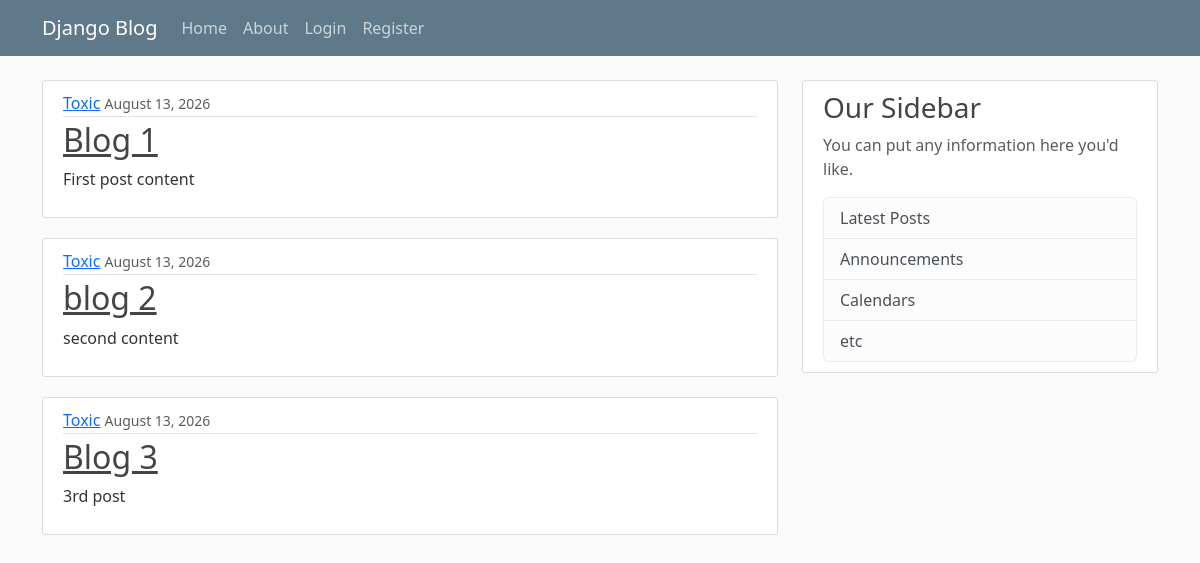
/, run on an earlier commit of the app's database.
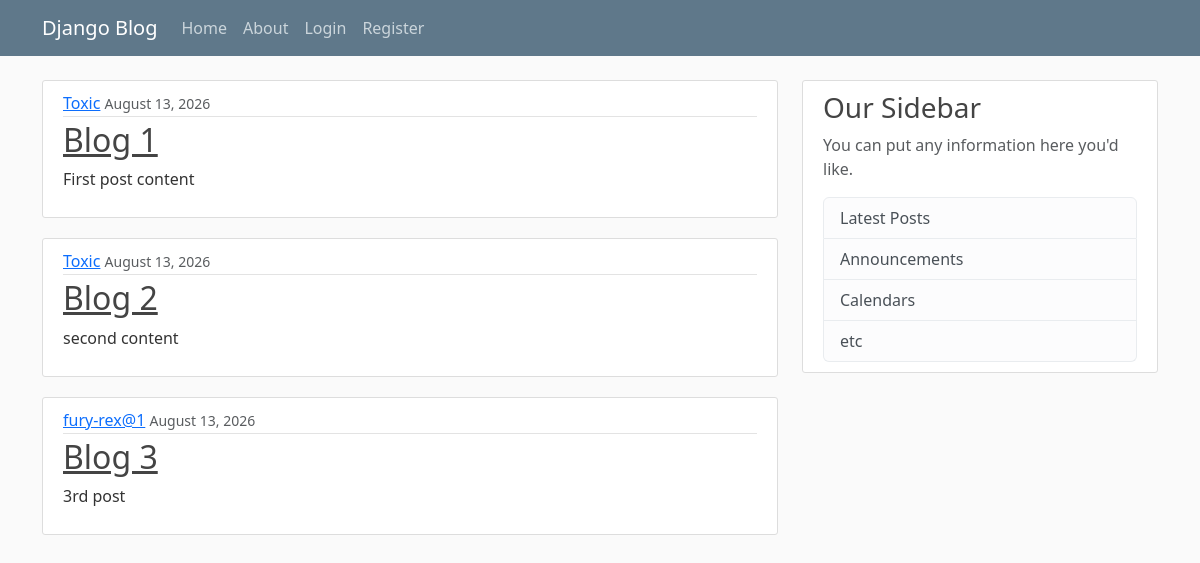
And on a later commit of the database.
### blog/models.py (models this page shows, shortened)
class post(models.Model):
    title=models.CharField(max_length=100)
    content=models.TextField()
    date_posted =models.DateField(default=timezone.now)
    author = models.ForeignKey(User, on_delete=models.CASCADE)#one to many relationship by using foreignkey

### blog/views.py (the view)
# urls.py: path('', views.home, name='blog-home'),
def home(request):
    context ={
        'posts':post.objects.all()
    }
    return render(request, 'blog/home.html', context)

### blog/templates/blog/home.html
{% extends "blog/base.html" %}
    {% block content %}
        {% for post in posts %}
            <article class="media content-section">
            <div class="media-body">
                <div class="article-metadata">
                <a class="mr-2" href="#">{{ post.author }}</a>
                <small class="text-muted">{{ post.date_posted|date:"F d, Y" }}</small>
                </div>
                <h2><a class="article-title" href="#">{{ post.title }}</a></h2>
                <p class="article-content">{{ post.content }}</p>
            </div>
            </article>
        {%endfor%}
    {% endblock content %}

### blog/templates/blog/base.html (shortened to what this page needs)
{% load static %}
<!DOCTYPE html>
<html lang="en">
<head>
    <link rel="stylesheet" href="https://cdn.jsdelivr.net/npm/bootstrap@5.3.0/dist/css/bootstrap.min.css">
    <link rel="stylesheet" type="text/css" href="{% static 'blog/main.css' %}">
</head>
<body>
    <header class="site-header">
        <nav class="navbar navbar-expand-md navbar-dark bg-steel fixed-top">
            <div class="container">
                <a class="navbar-brand mr-4" href="{% url 'blog-home' %}">Django Blog</a>
                <div class="collapse navbar-collapse" id="navbarToggle">
                    <div class="navbar-nav mr-auto">
                        <a class="nav-item nav-link" href="{% url 'blog-home' %}">Home</a>
                        <a class="nav-item nav-link" href="{% url 'blog-about' %}">About</a>
                    </div>
                    <div class="navbar-nav">
                        <a class="nav-item nav-link" href="#">Login</a>
                        <a class="nav-item nav-link" href="#">Register</a>
                    </div>
                </div>
            </div>
        </nav>
    </header>
    <main role="main" class="container">
        <div class="row">
            <div class="col-md-8">
                {% block content %}{% endblock %}
            </div>
            <div class="col-md-4">
                <div class="content-section">
                    <h3>Our Sidebar</h3>
                    <p class="text-muted">
                        You can put any information here you'd like.
                    </p>
                    <ul class="list-group">
                        <li class="list-group-item list-group-item-light">Latest Posts</li>
                        <li class="list-group-item list-group-item-light">Announcements</li>
                        <li class="list-group-item list-group-item-light">Calendars</li>
                        <li class="list-group-item list-group-item-light">etc</li>
                    </ul>
                </div>
            </div>
        </div>
    </main>
</body>
</html>

### blog/static/blog/main.css (style rules this page uses)
body { background: #fafafa; color: #333333; margin-top: 5rem; }
h1, h2, h3, h4, h5, h6 { color: #444444; }
ul { margin: 0; }
.bg-steel { background-color: #5f788a; }
.site-header .navbar-nav .nav-link { color: #cbd5db; }
.content-section { background: #ffffff; padding: 10px 20px; border: 1px solid #dddddd; border-radius: 3px; margin-bottom: 20px; }
.article-title { color: #444444; }
.article-content { white-space: pre-line; }
.article-metadata { padding-bottom: 1px; margin-bottom: 4px; border-bottom: 1px solid #e3e3e3 }

What changed in the data, as far as the page shows it:
changed post "second content": title "blog 2" → "Blog 2"
changed post "Blog 3": author "Toxic" → "fury-rex@1"
